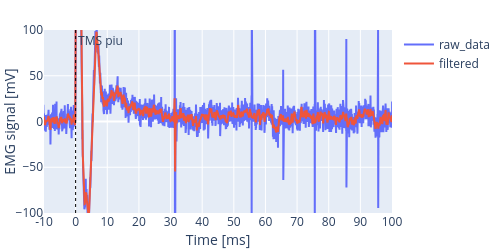

Notebook code for this chart:
### Code cell
n_epoch = 0
n_channel = 1
fig1 = plot_epoch(epochs[n_epoch, :, n_channel], M=None, show_start=-10, show_end=100, ymax=100, ymin=-100, shift=0, 
           name=f'epoch #{n_epoch}', ylabel="EMG signal [mV]")
fig2 = plot_epoch(epochs_2500[n_epoch, :, n_channel], M=None, show_start=-10, show_end=100, ymax=100, ymin=-100, shift=0, 
           name=f'epoch #{n_epoch}', ylabel="EMG signal [mV]")
combine_figures(fig1, fig2, "raw_data", "filtered")

### Figure 1 — Plotly figure (JSON) as saved in the notebook; plotly's stock layout.template omitted (floating-point values rounded to 4 significant figures; data arrays with more than 128 entries replaced by an {"elided": "..."} marker saying what was removed)
{"data": [{"mode": "lines", "name": "raw_data", "type": "scatter", "x": {"elided": "20000 int values"}, "y": {"elided": "20000 float values"}}, {"mode": "lines", "name": "filtered", "type": "scatter", "x": {"elided": "20000 int values"}, "y": {"elided": "20000 float values"}}], "layout": {"annotations": [{"showarrow": false, "text": "TMS piu", "x": 7500, "xanchor": "left", "xref": "x", "y": 1, "yanchor": "top", "yref": "y domain"}], "font": {"size": 12}, "height": 250, "margin": {"b": 10, "l": 5, "r": 5, "t": 30}, "shapes": [{"line": {"color": "black", "dash": "dot", "width": 1}, "type": "line", "x0": 7500, "x1": 7500, "xref": "x", "y0": 0, "y1": 1, "yref": "y domain"}], "title": {"font": {"size": 16}, "x": 0.5}, "width": 500, "xaxis": {"range": [7250, 10000], "ticktext": [-300, -290, -280, -270, -260, -250, -240, -230, -220, -210, -200, -190, -180, -170, -160, -150, -140, -130, -120, -110, -100, -90, -80, -70, -60, -50, -40, -30, -20, -10, 0, 10, 20, 30, 40, 50, 60, 70, 80, 90, 100, 110, 120, 130, 140, 150, 160, 170, 180, 190, 200, 210, 220, 230, 240, 250, 260, 270, 280, 290, 300, 310, 320, 330, 340, 350, 360, 370, 380, 390, 400, 410, 420, 430, 440, 450, 460, 470, 480, 490], "tickvals": [0, 250, 500, 750, 1000, 1250, 1500, 1750, 2000, 2250, 2500, 2750, 3000, 3250, 3500, 3750, 4000, 4250, 4500, 4750, 5000, 5250, 5500, 5750, 6000, 6250, 6500, 6750, 7000, 7250, 7500, 7750, 8000, 8250, 8500, 8750, 9000, 9250, 9500, 9750, 10000, 10250, 10500, 10750, 11000, 11250, 11500, 11750, 12000, 12250, 12500, 12750, 13000, 13250, 13500, 13750, 14000, 14250, 14500, 14750, 15000, 15250, 15500, 15750, 16000, 16250, 16500, 16750, 17000, 17250, 17500, 17750, 18000, 18250, 18500, 18750, 19000, 19250, 19500, 19750], "title": {"standoff": 5, "text": "Time [ms]"}}, "yaxis": {"range": [-100, 100], "title": {"standoff": 1, "text": "EMG signal [mV]"}}}}
